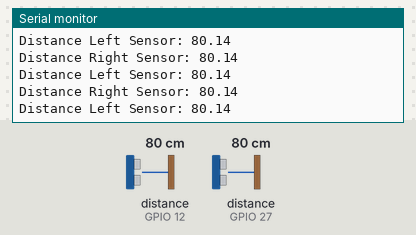
Bench run of a sketch on a simulated ESP32. On the bench: the last lines printed to the serial monitor. Wiring (inferred from the names in the program): 2 × ultrasonic range finder: trigger GPIO 13, echo GPIO 12 / trigger GPIO 14, echo GPIO 27. Inputs (shaded band) come from the test bench; at power-on: distance to the obstacle (sensors on GPIO 12, GPIO 27) 80 cm. The echo pulse lasts 58.3 µs per cm.

Above: at 1.3 s.
1.4 s: distance to the obstacle (sensor on GPIO 12) set to 2 cm
At 1.9 s:
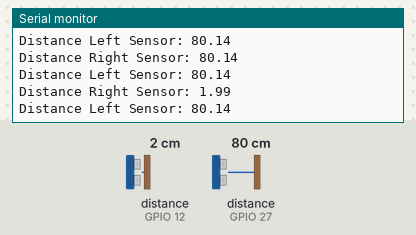
2.9 s: distance to the obstacle (sensor on GPIO 27) set to 2 cm
At 3.5 s:
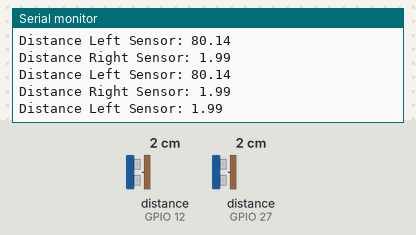
4.4 s: distance to the obstacle (sensor on GPIO 12) set to 4 cm
At 5.0 s:
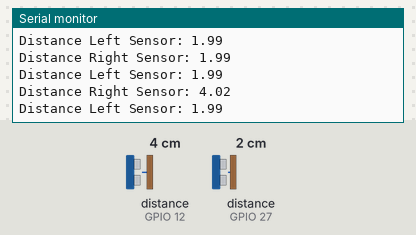
5.9 s: distance to the obstacle (sensor on GPIO 27) set to 4 cm
At 6.5 s:
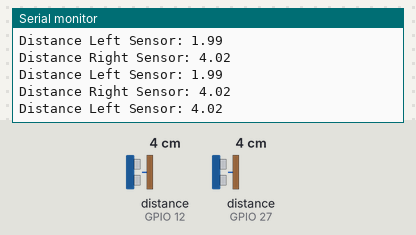
Timing chart, 0 to 8.4 s (numbered marks = the images above; inputs shaded):
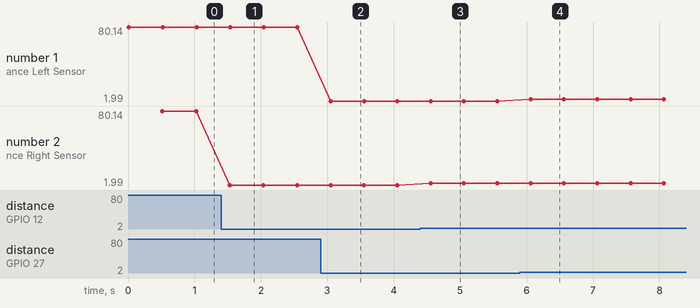

Measured:
- after the input at 1.4 s, the serial monitor: prints a new line after 0.13 s (image 1)
- after the input at 2.9 s, the serial monitor: prints a new line after 0.15 s (image 2)
- after the input at 4.4 s, the serial monitor: prints a new line after 0.16 s (image 3)
- after the input at 5.9 s, the serial monitor: prints a new line after 0.16 s (image 4)
- plotted number 2: 80.14 → 1.99 after the input at 1.4 s, 1.99 → 4.02 after the input at 4.4 s

The sketch:

Ultrasonic_Sensor_Test.ino
```cpp
// Ultrasonic sensor
const int TrigPinR = 13;
const int EchoPinR = 12;
const int TrigPinL = 14;
const int EchoPinL = 27;

//Ultrasonic variables
long durationR;
long durationL;
float distanceR;
float distanceL;


void setup() {
  // Ultrasonic sensor Right
  pinMode(TrigPinR, OUTPUT);  // Sets the trigPin as an Output
  pinMode(EchoPinR, INPUT);   // Sets the echoPin as an Input
  // Ultrasonic sensor Left
  pinMode(TrigPinL, OUTPUT);  // Sets the trigPin as an Output
  pinMode(EchoPinL, INPUT);   // Sets the echoPin as an Input

  Serial.begin(115200);
  Serial.print("Testing DC Motor...");
}

void loop() {
  // Reading Distance Right
  digitalWrite(TrigPinR, LOW);
  delayMicroseconds(2);
  digitalWrite(TrigPinR, HIGH);  // Sets the trigPin on HIGH state for 10 micro seconds
  delayMicroseconds(10);
  digitalWrite(TrigPinR, LOW);  // Reads the echoPin, returns the sound wave travel time in microseconds
  durationR = pulseIn(EchoPinR, HIGH);
  distanceR = (durationR / 2) / 29.1;  // Calculate the distance
  Serial.print("Distance Right Sensor: ");
  Serial.println(distanceR);

  // Reading Distance Left
  digitalWrite(TrigPinL, LOW);
  delayMicroseconds(2);
  digitalWrite(TrigPinL, HIGH);  // Sets the trigPin on HIGH state for 10 micro seconds
  delayMicroseconds(10);
  digitalWrite(TrigPinL, LOW);  // Reads the echoPin, returns the sound wave travel time in microseconds
  durationL = pulseIn(EchoPinL, HIGH);
  distanceL = (durationL / 2) / 29.1;  // Calculate the distance
  Serial.print("Distance Left Sensor: ");
  Serial.println(distanceL);

  delay(500);
}
```
